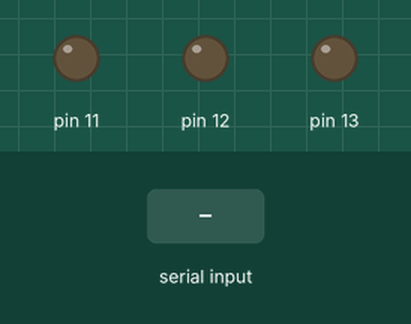
The sketch below on a simulated Arduino Uno, built with avr-gcc and run on an emulated ATmega328P. Shown: output pins drawn as LEDs (lit = HIGH). Inputs (shaded band) come from the test bench.

Above: at 1.2 s.
1.3 s: "1" received over Serial
At 2.7 s:
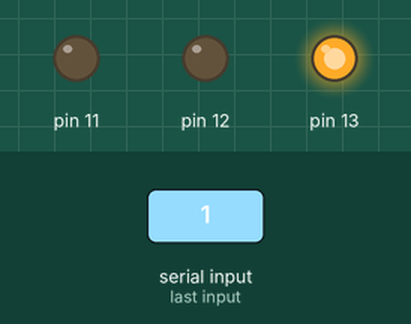
3.0 s: "2" received over Serial
At 4.4 s:
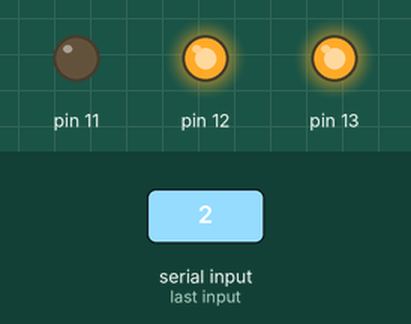
5.0 s: "3" received over Serial
At 5.9 s:
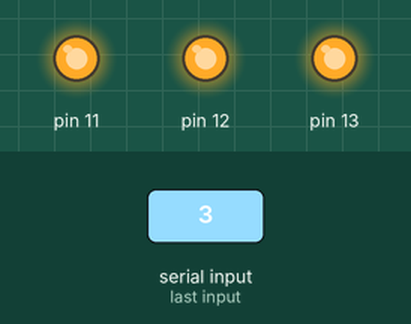
7.0 s: "A" received over Serial
At 8.6 s:
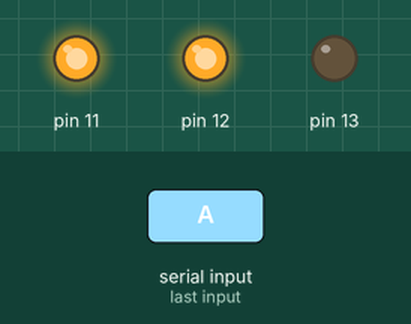
9.0 s: "B" received over Serial
At 10.1 s:
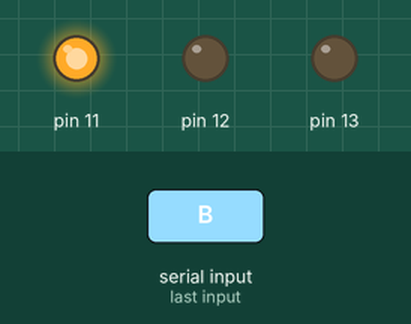
11.0 s: "C" received over Serial
At 12.8 s:
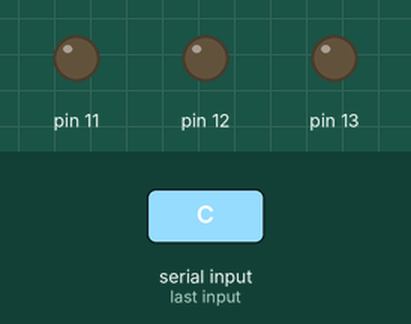
Timing chart, 0 to 14.0 s (numbered marks = the images above; inputs shaded):
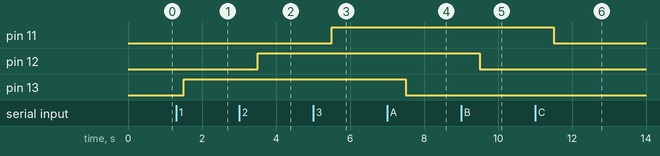

The sketch:

computador_serial_liga_leds.ino
```cpp
void setup() {
  Serial.begin(9600);
  pinMode(13, OUTPUT);
  pinMode(12, OUTPUT);
  pinMode(11, OUTPUT);
}

void loop() {
  int x = Serial.available();
  if(x > 0){
    char c = Serial.read();

    if(c == '1') digitalWrite(13,1);
    if(c == '2') digitalWrite(12,1);
    if(c == '3') digitalWrite(11,1);

    if(c == 'A') digitalWrite(13,0);
    if(c == 'B') digitalWrite(12,0);
    if(c == 'C') digitalWrite(11,0);
  }

  delay(500);
}
```

Measured:
- after the input at 1.3 s, pin 13: LOW → HIGH after 0.20 s
- after the input at 3.0 s, pin 12: LOW → HIGH after 0.50 s
- after the input at 5.0 s, pin 11: LOW → HIGH after 0.50 s
- after the input at 7.0 s, pin 13: HIGH → LOW after 0.50 s
- after the input at 9.0 s, pin 12: HIGH → LOW after 0.50 s
- after the input at 11.0 s, pin 11: HIGH → LOW after 0.50 s
